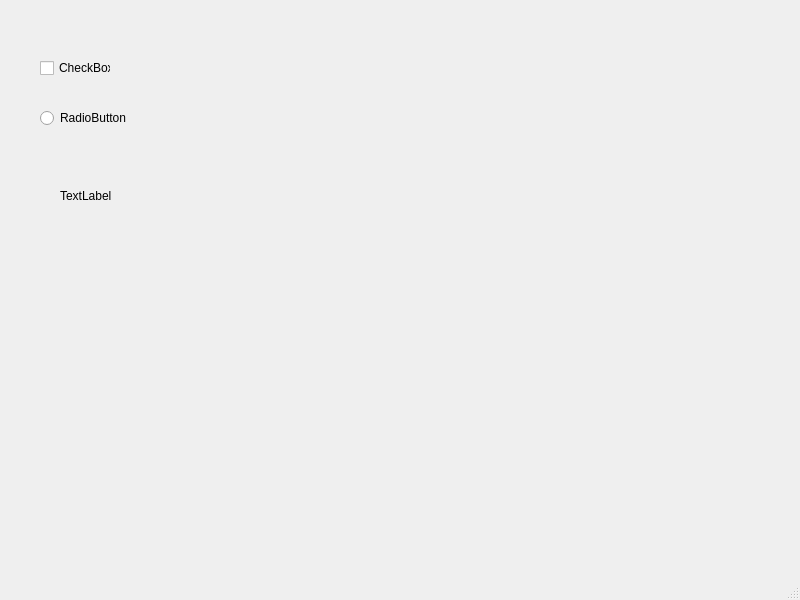
<?xml version="1.0" encoding="UTF-8"?>
<ui version="4.0">
 <class>MainWindow</class>
 <widget class="QMainWindow" name="MainWindow">
  <property name="geometry">
   <rect>
    <x>0</x>
    <y>0</y>
    <width>800</width>
    <height>600</height>
   </rect>
  </property>
  <property name="windowTitle">
   <string>MainWindow</string>
  </property>
  <widget class="QWidget" name="centralwidget">
   <widget class="QCheckBox" name="checkBox">
    <property name="geometry">
     <rect>
      <x>40</x>
      <y>60</y>
      <width>71</width>
      <height>16</height>
     </rect>
    </property>
    <property name="text">
     <string>CheckBox</string>
    </property>
   </widget>
   <widget class="QRadioButton" name="radioButton">
    <property name="geometry">
     <rect>
      <x>40</x>
      <y>110</y>
      <width>89</width>
      <height>16</height>
     </rect>
    </property>
    <property name="text">
     <string>RadioButton</string>
    </property>
   </widget>
   <widget class="QLabel" name="label">
    <property name="geometry">
     <rect>
      <x>60</x>
      <y>190</y>
      <width>54</width>
      <height>12</height>
     </rect>
    </property>
    <property name="text">
     <string>TextLabel</string>
    </property>
   </widget>
   <widget class="QWidget" name="verticalLayoutWidget">
    <property name="geometry">
     <rect>
      <x>140</x>
      <y>20</y>
      <width>160</width>
      <height>80</height>
     </rect>
    </property>
    <layout class="QVBoxLayout" name="verticalLayout"/>
   </widget>
  </widget>
  <widget class="QMenuBar" name="menubar">
   <property name="geometry">
    <rect>
     <x>0</x>
     <y>0</y>
     <width>800</width>
     <height>23</height>
    </rect>
   </property>
  </widget>
  <widget class="QStatusBar" name="statusbar"/>
 </widget>
 <resources/>
 <connections/>
</ui>
